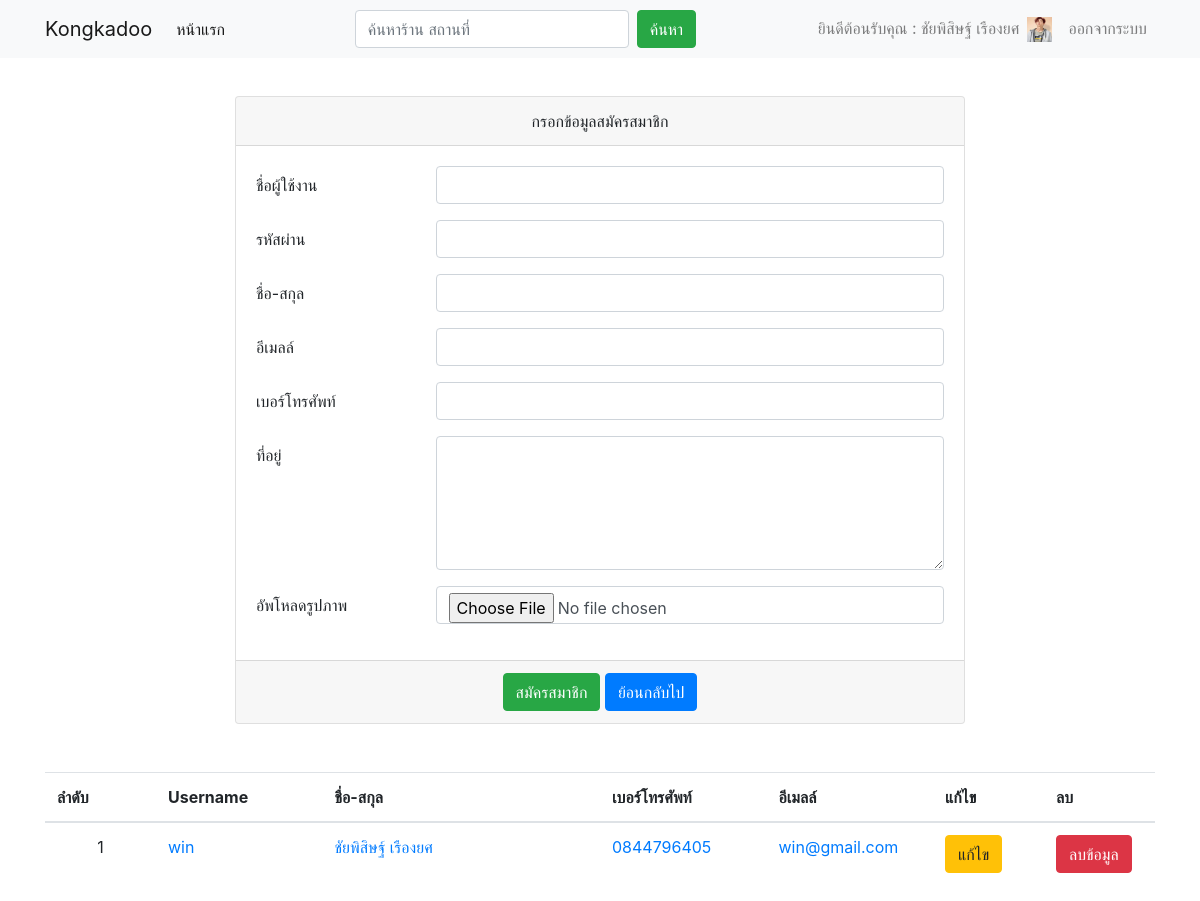
The page /register_admin.php (signed in) on the database its author committed.
### tables this page shows
CREATE TABLE `member` (
  `idmember` int(11) NOT NULL,
  `username` varchar(255) NOT NULL,
  `password` varchar(255) NOT NULL,
  `fullname` varchar(255) NOT NULL,
  `email` varchar(255) NOT NULL,
  `phone` varchar(10) NOT NULL,
  `address` varchar(255) NOT NULL,
  `pic` varchar(255) NOT NULL
);

### register_admin.php (the view, shortened to what this page needs)
<?php session_start();
$idusername = $_SESSION["idusername"];
include 'header.php';
if ($idusername == "admin") {
    $sql = 'SELECT * FROM member  ORDER BY idmember desc';
} else {
    $sql = 'SELECT * FROM member WHERE username="' . $idusername . '" ORDER BY idmember desc';
}
$result = mysql_query($sql) or die(mysql_error());
$i = 1;
?>
<div class="container">
    <div class="row">
        <div class="col-sm col-md col-lg col-xl">
            <nav class="navbar navbar-expand-lg fixed-top navbar-light bg-light">
                <div class="container">
                    <a class="navbar-brand" href="index.php">Kongkadoo</a>
                    <div class="collapse navbar-collapse" id="navbarSupportedContent">
                        <ul class="navbar-nav mr-auto">
                            <li class="nav-item active">
                                <a class="nav-link" href="index.php">หน้าแรก <span class="sr-only">(current)</span></a>
                            </li>
                        </ul>
                        <form id="formsearch" name="formsearch" method="post" action="search_file.php"
                            class="form-inline my-4 my-lg-0">
                            <input name="search" type="text" id="search" required class="form-control mr-sm-2"
                                placeholder="ค้นหาร้าน สถานที่" />
                            <button class="btn btn-success my-2 my-sm-0" type="submit">ค้นหา</button>
                        </form>
                        <ul class="navbar-nav ml-auto">
                            <?php if (isset($_SESSION['id'])) {?>
                            <li class="nav-item">
                                <span class="navbar-text">
                                    <?php echo "ยินดีต้อนรับคุณ : " . $_SESSION['fullname']; ?>
                                </span>
                            </li>
                            <li class="nav-item">
                                <a class="nav-link" href=""><img src="Image/<?php echo $_SESSION['pic']; ?>" alt=""
                                        width="25" height="25"> <span class="sr-only">(current)</span></a>
                            </li>
                            <li class="nav-item">
                                <a class="nav-link" href="logout.php">ออกจากระบบ </a>
                            </li>
                            <?php }?>
                        </ul>
                    </div>
                </div>
            </nav>
        </div>
    </div>
</div>
<br><br>
<div class="container">
    <div class="row">
        <div class="col-md-8 mx-auto mt-5">
            <div class="card">
                <form action="member_insert.php" method="POST" enctype="multipart/form-data">
                    <div class="card-header text-center">
                        กรอกข้อมูลสมัครสมาชิก
                    </div>
                    <div class="card-body">
                        <div class="form-group row">
                            <label for="username" class="col-sm-3 col-form-label">ชื่อผู้ใช้งาน</label>
                            <div class="col-sm-9">
                                <input type="text" class="form-control" id="username" name="username" required>
                            </div>
                        </div>
                        <div class="form-group row">
                            <label for="password" class="col-sm-3 col-form-label">รหัสผ่าน</label>
                            <div class="col-sm-9">
                                <input type="password" class="form-control" id="password" name="password" required>
                            </div>
                        </div>
                        <div class="form-group row">
                            <label for="fullname" class="col-sm-3 col-form-label">ชื่อ-สกุล</label>
                            <div class="col-sm-9">
                                <input type="text" class="form-control" id="fullname" name="fullname" required>
                            </div>
                        </div>
                        <div class="form-group row">
                            <label for="email" class="col-sm-3 col-form-label">อีเมลล์</label>
                            <div class="col-sm-9">
                                <input type="text" class="form-control" id="email" name="email" required>
                            </div>
                        </div>
                        <div class="form-group row">
                            <label for="phone" class="col-sm-3 col-form-label">เบอร์โทรศัพท์</label>
                            <div class="col-sm-9">
                                <input type="text" class="form-control" id="phone" name="phone" required>
                            </div>
                        </div>
                        <div class="form-group row">
                            <label for="address" class="col-sm-3 col-form-label">ที่อยู่</label>
                            <div class="col-sm-9">
                                <textarea cols="10" rows="5" class="form-control" id="address" name="address"
                                    required></textarea>
                            </div>
                        </div>
                        <div class="form-group row">
                            <label for="fileUpload" class="col-sm-3 col-form-label">อัพโหลดรูปภาพ</label>
                            <div class="col-sm-9">
                                <input type="file" class="form-control" id="fileUpload" name="fileUpload"
                                    onchange="readURL(this)">
                            </div>
                        </div>
                    </div>
                    <div class="card-footer text-center">
                        <input type="submit" name="submit" class="btn btn-success" value="สมัครสมาชิก">
                        <a class="btn btn-primary" href="index.php">ย้อนกลับไป</a>
                    </div>
                </form>
            </div>
        </div>
    </div>
</div>
<br>
<br>
<div class="container">
    <div class="row">
        <div class="col">
            <table class="table">
                <thead>
                    <tr>
                        <th class="style1" scope="col">ลำดับ</th>
                        <th scope="col" width="15%">Username</th>
                        <th scope="col" width="25%">ชื่อ-สกุล</th>
                        <th scope="col" width="15%">เบอร์โทรศัพท์</th>
                        <th scope="col" width="15%">อีเมลล์</th>
                        <th scope="col" width="10%">แก้ไข</th>
                        <th scope="col" width="10%">ลบ</th>
                    </tr>
                </thead>
                <tbody>
                    <?php
while ($row = mysql_fetch_assoc($result)) {
    echo "<tr>";
    echo "<td ><div align='center'>" . $i . "</div></td>";
    echo "<td ><a href='member_profile.php?idmember=" . $row['username'] . "'><div >" . $row['username'] . "</a></div></td>";
    echo "<td><a href='member_profile.php?idmember=" . $row['username'] . "'>" . $row['fullname'] . "</a></td>";
    echo "<td><a href='member_profile.php?idmember=" . $row['username'] . "'>" . $row['phone'] . "</a></td>";
    echo "<td><a href='member_profile.php?idmember=" . $row['username'] . "'>" . $row['email'] . "</a></td>";
    echo "<td><div ><a class='btn btn-warning' role='button' href='manage_member_update.php?idmember=" . $row['username'] . "'>แก้ไข</a></div></td>";
    echo "<td><div ><a class='btn btn-danger' role='button' href='manage_member_delete.php?idmember=" . $row['username'] . "' onClick=\"return confirm('ต้องการลบข้อมูล " . $row['fullname'] . "?');\"> ลบข้อมูล </a></div></td>";
    $i++;
}
?>
        </div>
    </div>
<?php include 'footer.php';?>

### rows shown on the page
member: username "win", fullname "ชัยพิสิษฐ์ เรืองยศ", phone "0844796405", email "win@gmail.com"

### other values the page prints
$_SESSION['fullname'] "ชัยพิสิษฐ์ เรืองยศ"
